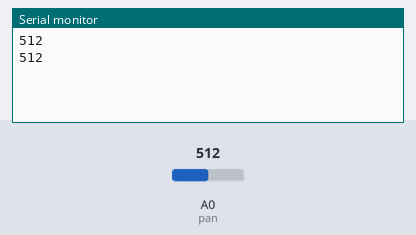
This sketch was run on a simulated Arduino Uno, built with avr-gcc and run on an emulated ATmega328P. On the bench: the last lines printed to the serial monitor. The inputs (shaded band) are chosen by the test bench; at power-on: A0 (pan) = 512.

Above: at 1.8 s.
1.9 s: A0 (pan) set to 640
At 2.6 s:
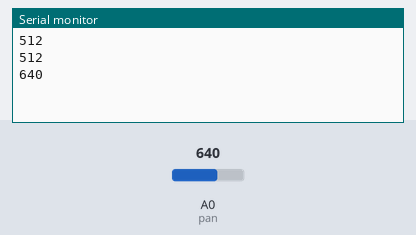
3.4 s: A0 (pan) set to 666
At 4.8 s:
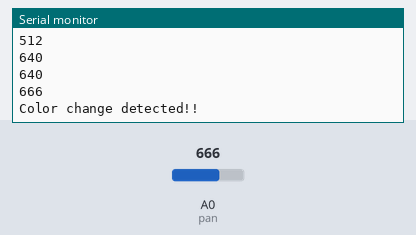
Timing chart, 0 to 6.4 s (numbered marks = the images above; inputs shaded):
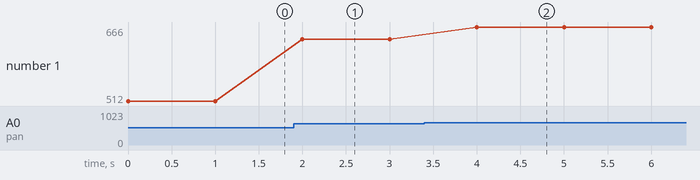

The sketch:

panasonic.ino
```cpp
int pan=A0;
int res;

void setup() {  // put your setup code here, to run once:
Serial.begin(9600);
pinMode(pan,INPUT);
}

void loop() {
  // put your main code here, to run repeatedly:
res=analogRead(pan);

Serial.println(res);
if(res>656){
  Serial.println("Color change detected!!");
}
delay(1000);
}
```

Measured:
- the behaviour switches between 656 and 657 on A0 (pan) (found by bisection; images 1 and 2)
- after the input at 1.9 s, the serial monitor: prints a new line after 0.10 s (image 1)
- after the input at 3.4 s, the serial monitor: prints a new line after 0.60 s (image 2)
- plotted number 1: 512 → 640 after the input at 1.9 s, 640 → 666 after the input at 3.4 s
